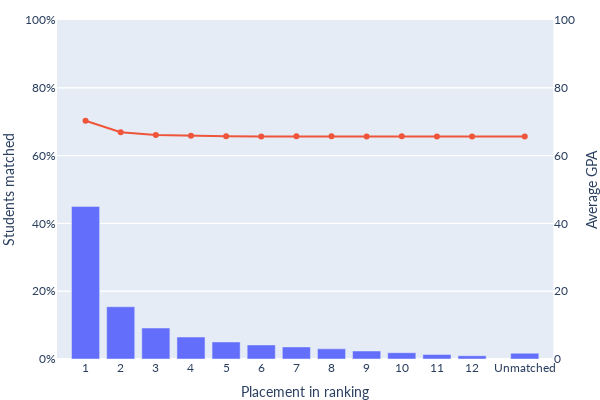

Notebook source saved alongside this figure:
### Code cell
stage = 6  # 1 ... 9
counts, medians, gpas = stats[stage]['counts'], stats[stage]['medians'], stats[stage]['gpas']

num_students = np.sum(counts)
choices = list(range(1, 13)) + [13.5]

fig = make_subplots(specs=[[{'secondary_y': True}]])
fig.add_trace(go.Bar(x=choices, y=counts/num_students, name='Percentage of students matched'), secondary_y=False)
fig.add_trace(go.Scatter(x=choices, y=gpas, name='Average GPA'), secondary_y=True)
# fig.add_trace(go.Scatter(x=choices, y=hex_to_int(medians), name='Median lottery number'), secondary_y=True)

ticks_hex, labels_hex = generate_hex_labels()
fig.update_layout(
	width=600,
	height=400,
	showlegend=False,
	xaxis=dict(title='Placement in ranking', tickmode='array', tickvals=choices, ticktext=choices[:-1]+['Unmatched']),
	yaxis=dict(title='Students matched', range=[0, 1], tickformat='.0%'),  # Histogram
	yaxis2=dict(title='Average GPA', range=[0, 100]),  # GPA plot
	# yaxis2=dict(title='Median lottery number (first digit)', tickmode='array', tickvals=ticks_hex, ticktext=labels_hex, range=[0, 4.295e9], showgrid=False),
	margin={ 't': 20, 'l': 0, 'b': 0, 'r': 0 },
	font={ 'family': 'Lato' }
)

fig.show()

### Figure 1 — Plotly figure (JSON) as saved in the notebook; plotly's stock layout.template omitted (floating-point values rounded to 4 significant figures)
{"data": [{"name": "Percentage of students matched", "type": "bar", "x": [1, 2, 3, 4, 5, 6, 7, 8, 9, 10, 11, 12, 13.5], "xaxis": "x", "y": [0.4502, 0.1541, 0.09137, 0.06472, 0.05027, 0.04157, 0.03556, 0.02999, 0.02361, 0.01857, 0.01351, 0.009589, 0.01692], "yaxis": "y"}, {"name": "Average GPA", "type": "scatter", "x": [1, 2, 3, 4, 5, 6, 7, 8, 9, 10, 11, 12, 13.5], "xaxis": "x", "y": [70.3, 66.87, 66.11, 65.84, 65.67, 65.65, 65.69, 65.68, 65.63, 65.69, 65.61, 65.63, 65.61], "yaxis": "y2"}], "layout": {"font": {"family": "Lato"}, "height": 400, "margin": {"b": 0, "l": 0, "r": 0, "t": 20}, "showlegend": false, "width": 600, "xaxis": {"anchor": "y", "domain": [0, 0.94], "tickmode": "array", "ticktext": [1, 2, 3, 4, 5, 6, 7, 8, 9, 10, 11, 12, "Unmatched"], "tickvals": [1, 2, 3, 4, 5, 6, 7, 8, 9, 10, 11, 12, 13.5], "title": {"text": "Placement in ranking"}}, "yaxis": {"anchor": "x", "domain": [0, 1], "range": [0, 1], "tickformat": ".0%", "title": {"text": "Students matched"}}, "yaxis2": {"anchor": "x", "overlaying": "y", "range": [0, 100], "side": "right", "title": {"text": "Average GPA"}}}}
